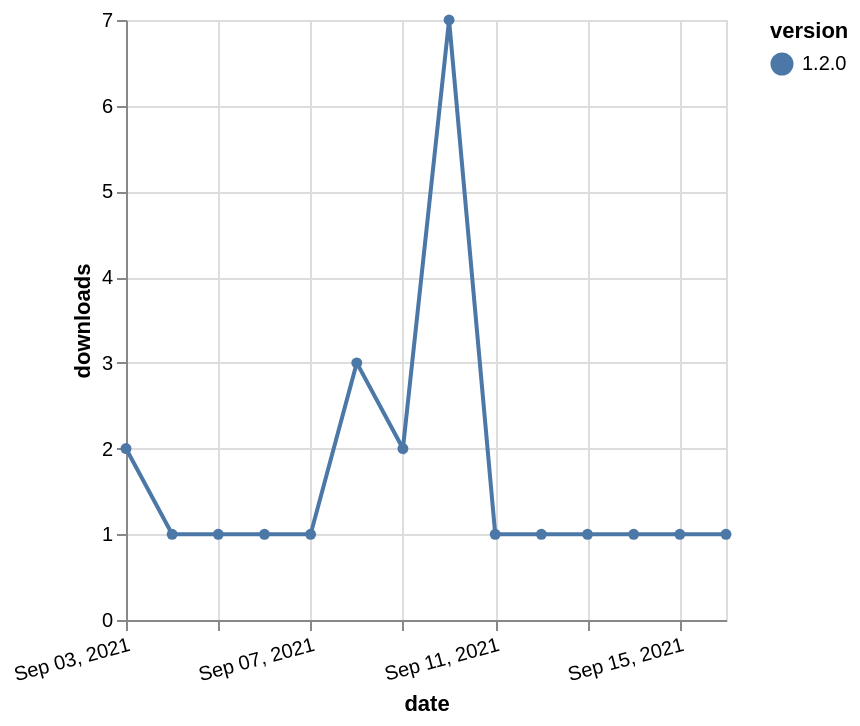

Express this chart as Vega-Lite.
### Vega-Lite specification from a JSON file in a GitHub repository (floating-point values rounded to 4 significant figures)
{"$schema": "https://vega.github.io/schema/vega-lite/v5.json", "description": "A simple bar chart with embedded data.", "data": {"values": [{"date": "2021-09-03", "total": 545, "delta": 2, "version": "1.2.0"}, {"date": "2021-09-04", "total": 546, "delta": 1, "version": "1.2.0"}, {"date": "2021-09-05", "total": 547, "delta": 1, "version": "1.2.0"}, {"date": "2021-09-06", "total": 548, "delta": 1, "version": "1.2.0"}, {"date": "2021-09-07", "total": 549, "delta": 1, "version": "1.2.0"}, {"date": "2021-09-08", "total": 552, "delta": 3, "version": "1.2.0"}, {"date": "2021-09-09", "total": 554, "delta": 2, "version": "1.2.0"}, {"date": "2021-09-10", "total": 561, "delta": 7, "version": "1.2.0"}, {"date": "2021-09-11", "total": 562, "delta": 1, "version": "1.2.0"}, {"date": "2021-09-12", "total": 563, "delta": 1, "version": "1.2.0"}, {"date": "2021-09-13", "total": 564, "delta": 1, "version": "1.2.0"}, {"date": "2021-09-14", "total": 565, "delta": 1, "version": "1.2.0"}, {"date": "2021-09-15", "total": 566, "delta": 1, "version": "1.2.0"}, {"date": "2021-09-16", "total": 567, "delta": 1, "version": "1.2.0"}]}, "width": "container", "mark": {"type": "line", "point": {"filled": true}}, "encoding": {"x": {"field": "date", "type": "temporal", "timeUnit": "yearmonthdate", "title": "date", "axis": {"labelAngle": -15}}, "y": {"field": "delta", "type": "quantitative", "title": "downloads"}, "color": {"field": "version", "type": "nominal"}, "tooltip": {"field": "delta"}}}
